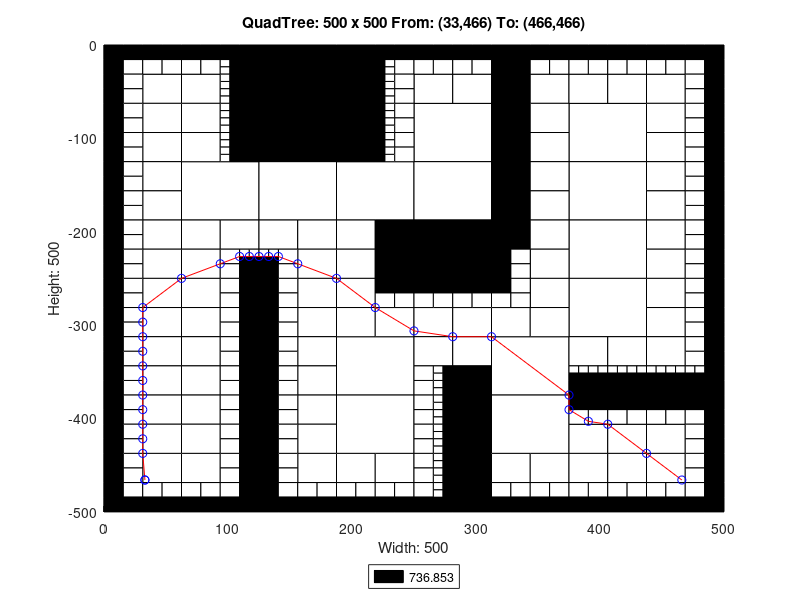

The MATLAB script that drew this image:
axis([0 500 -500 0]);
title('QuadTree: 500 x 500 From: (33,466) To: (466,466)');
xlabel('Width: 500');
ylabel('Height: 500');
rectangle('Position',[125 -62.5 62.5 62.5], 'FaceColor',[0 0 0]);
rectangle('Position',[125 -125 62.5 62.5], 'FaceColor',[0 0 0]);
rectangle('Position',[62.5 -187.5 62.5 62.5], 'FaceColor',[1 1 1]);
rectangle('Position',[125 -187.5 62.5 62.5], 'FaceColor',[1 1 1]);
rectangle('Position',[187.5 -187.5 62.5 62.5], 'FaceColor',[1 1 1]);
rectangle('Position',[250 -125 62.5 62.5], 'FaceColor',[1 1 1]);
rectangle('Position',[375 -125 62.5 62.5], 'FaceColor',[1 1 1]);
rectangle('Position',[250 -187.5 62.5 62.5], 'FaceColor',[1 1 1]);
rectangle('Position',[250 -250 62.5 62.5], 'FaceColor',[0 0 0]);
rectangle('Position',[375 -187.5 62.5 62.5], 'FaceColor',[1 1 1]);
rectangle('Position',[375 -250 62.5 62.5], 'FaceColor',[1 1 1]);
rectangle('Position',[187.5 -375 62.5 62.5], 'FaceColor',[1 1 1]);
rectangle('Position',[187.5 -437.5 62.5 62.5], 'FaceColor',[1 1 1]);
rectangle('Position',[312.5 -375 62.5 62.5], 'FaceColor',[1 1 1]);
rectangle('Position',[375 -312.5 62.5 62.5], 'FaceColor',[1 1 1]);
rectangle('Position',[312.5 -437.5 62.5 62.5], 'FaceColor',[1 1 1]);
rectangle('Position',[31.25 -62.5 31.25 31.25], 'FaceColor',[1 1 1]);
rectangle('Position',[62.5 -62.5 31.25 31.25], 'FaceColor',[1 1 1]);
rectangle('Position',[31.25 -93.75 31.25 31.25], 'FaceColor',[1 1 1]);
rectangle('Position',[31.25 -125 31.25 31.25], 'FaceColor',[1 1 1]);
rectangle('Position',[62.5 -93.75 31.25 31.25], 'FaceColor',[1 1 1]);
rectangle('Position',[62.5 -125 31.25 31.25], 'FaceColor',[1 1 1]);
rectangle('Position',[187.5 -31.25 31.25 31.25], 'FaceColor',[0 0 0]);
rectangle('Position',[187.5 -62.5 31.25 31.25], 'FaceColor',[0 0 0]);
rectangle('Position',[187.5 -93.75 31.25 31.25], 'FaceColor',[0 0 0]);
rectangle('Position',[187.5 -125 31.25 31.25], 'FaceColor',[0 0 0]);
rectangle('Position',[31.25 -156.25 31.25 31.25], 'FaceColor',[1 1 1]);
rectangle('Position',[31.25 -187.5 31.25 31.25], 'FaceColor',[1 1 1]);
rectangle('Position',[31.25 -218.75 31.25 31.25], 'FaceColor',[1 1 1]);
rectangle('Position',[31.25 -250 31.25 31.25], 'FaceColor',[1 1 1]);
rectangle('Position',[62.5 -218.75 31.25 31.25], 'FaceColor',[1 1 1]);
rectangle('Position',[93.75 -218.75 31.25 31.25], 'FaceColor',[1 1 1]);
rectangle('Position',[62.5 -250 31.25 31.25], 'FaceColor',[1 1 1]);
rectangle('Position',[125 -218.75 31.25 31.25], 'FaceColor',[1 1 1]);
rectangle('Position',[156.25 -218.75 31.25 31.25], 'FaceColor',[1 1 1]);
rectangle('Position',[156.25 -250 31.25 31.25], 'FaceColor',[1 1 1]);
rectangle('Position',[187.5 -218.75 31.25 31.25], 'FaceColor',[1 1 1]);
rectangle('Position',[218.75 -218.75 31.25 31.25], 'FaceColor',[0 0 0]);
rectangle('Position',[187.5 -250 31.25 31.25], 'FaceColor',[1 1 1]);
rectangle('Position',[218.75 -250 31.25 31.25], 'FaceColor',[0 0 0]);
rectangle('Position',[250 -62.5 31.25 31.25], 'FaceColor',[1 1 1]);
rectangle('Position',[281.25 -62.5 31.25 31.25], 'FaceColor',[1 1 1]);
rectangle('Position',[312.5 -31.25 31.25 31.25], 'FaceColor',[0 0 0]);
rectangle('Position',[312.5 -62.5 31.25 31.25], 'FaceColor',[0 0 0]);
rectangle('Position',[343.75 -62.5 31.25 31.25], 'FaceColor',[1 1 1]);
rectangle('Position',[312.5 -93.75 31.25 31.25], 'FaceColor',[0 0 0]);
rectangle('Position',[343.75 -93.75 31.25 31.25], 'FaceColor',[1 1 1]);
rectangle('Position',[312.5 -125 31.25 31.25], 'FaceColor',[0 0 0]);
rectangle('Position',[343.75 -125 31.25 31.25], 'FaceColor',[1 1 1]);
rectangle('Position',[375 -62.5 31.25 31.25], 'FaceColor',[1 1 1]);
rectangle('Position',[406.25 -62.5 31.25 31.25], 'FaceColor',[1 1 1]);
rectangle('Position',[437.5 -62.5 31.25 31.25], 'FaceColor',[1 1 1]);
rectangle('Position',[437.5 -93.75 31.25 31.25], 'FaceColor',[1 1 1]);
rectangle('Position',[437.5 -125 31.25 31.25], 'FaceColor',[1 1 1]);
rectangle('Position',[312.5 -156.25 31.25 31.25], 'FaceColor',[0 0 0]);
rectangle('Position',[343.75 -156.25 31.25 31.25], 'FaceColor',[1 1 1]);
rectangle('Position',[312.5 -187.5 31.25 31.25], 'FaceColor',[0 0 0]);
rectangle('Position',[343.75 -187.5 31.25 31.25], 'FaceColor',[1 1 1]);
rectangle('Position',[312.5 -218.75 31.25 31.25], 'FaceColor',[0 0 0]);
rectangle('Position',[343.75 -218.75 31.25 31.25], 'FaceColor',[1 1 1]);
rectangle('Position',[343.75 -250 31.25 31.25], 'FaceColor',[1 1 1]);
rectangle('Position',[437.5 -156.25 31.25 31.25], 'FaceColor',[1 1 1]);
rectangle('Position',[437.5 -187.5 31.25 31.25], 'FaceColor',[1 1 1]);
rectangle('Position',[437.5 -218.75 31.25 31.25], 'FaceColor',[1 1 1]);
rectangle('Position',[437.5 -250 31.25 31.25], 'FaceColor',[1 1 1]);
rectangle('Position',[31.25 -281.25 31.25 31.25], 'FaceColor',[1 1 1]);
rectangle('Position',[31.25 -312.5 31.25 31.25], 'FaceColor',[1 1 1]);
rectangle('Position',[62.5 -281.25 31.25 31.25], 'FaceColor',[1 1 1]);
rectangle('Position',[62.5 -312.5 31.25 31.25], 'FaceColor',[1 1 1]);
rectangle('Position',[31.25 -343.75 31.25 31.25], 'FaceColor',[1 1 1]);
rectangle('Position',[31.25 -375 31.25 31.25], 'FaceColor',[1 1 1]);
rectangle('Position',[62.5 -343.75 31.25 31.25], 'FaceColor',[1 1 1]);
rectangle('Position',[62.5 -375 31.25 31.25], 'FaceColor',[1 1 1]);
rectangle('Position',[156.25 -281.25 31.25 31.25], 'FaceColor',[1 1 1]);
rectangle('Position',[156.25 -312.5 31.25 31.25], 'FaceColor',[1 1 1]);
rectangle('Position',[187.5 -281.25 31.25 31.25], 'FaceColor',[1 1 1]);
rectangle('Position',[187.5 -312.5 31.25 31.25], 'FaceColor',[1 1 1]);
rectangle('Position',[218.75 -312.5 31.25 31.25], 'FaceColor',[1 1 1]);
rectangle('Position',[156.25 -343.75 31.25 31.25], 'FaceColor',[1 1 1]);
rectangle('Position',[156.25 -375 31.25 31.25], 'FaceColor',[1 1 1]);
rectangle('Position',[31.25 -406.25 31.25 31.25], 'FaceColor',[1 1 1]);
rectangle('Position',[31.25 -437.5 31.25 31.25], 'FaceColor',[1 1 1]);
rectangle('Position',[62.5 -406.25 31.25 31.25], 'FaceColor',[1 1 1]);
rectangle('Position',[62.5 -437.5 31.25 31.25], 'FaceColor',[1 1 1]);
rectangle('Position',[31.25 -468.75 31.25 31.25], 'FaceColor',[1 1 1]);
rectangle('Position',[62.5 -468.75 31.25 31.25], 'FaceColor',[1 1 1]);
rectangle('Position',[156.25 -406.25 31.25 31.25], 'FaceColor',[1 1 1]);
rectangle('Position',[156.25 -437.5 31.25 31.25], 'FaceColor',[1 1 1]);
rectangle('Position',[156.25 -468.75 31.25 31.25], 'FaceColor',[1 1 1]);
rectangle('Position',[187.5 -468.75 31.25 31.25], 'FaceColor',[1 1 1]);
rectangle('Position',[218.75 -468.75 31.25 31.25], 'FaceColor',[1 1 1]);
rectangle('Position',[250 -312.5 31.25 31.25], 'FaceColor',[1 1 1]);
rectangle('Position',[281.25 -312.5 31.25 31.25], 'FaceColor',[1 1 1]);
rectangle('Position',[343.75 -281.25 31.25 31.25], 'FaceColor',[1 1 1]);
rectangle('Position',[312.5 -312.5 31.25 31.25], 'FaceColor',[1 1 1]);
rectangle('Position',[343.75 -312.5 31.25 31.25], 'FaceColor',[1 1 1]);
rectangle('Position',[250 -343.75 31.25 31.25], 'FaceColor',[1 1 1]);
rectangle('Position',[281.25 -343.75 31.25 31.25], 'FaceColor',[1 1 1]);
rectangle('Position',[281.25 -375 31.25 31.25], 'FaceColor',[0 0 0]);
rectangle('Position',[437.5 -281.25 31.25 31.25], 'FaceColor',[1 1 1]);
rectangle('Position',[437.5 -312.5 31.25 31.25], 'FaceColor',[1 1 1]);
rectangle('Position',[375 -343.75 31.25 31.25], 'FaceColor',[1 1 1]);
rectangle('Position',[406.25 -343.75 31.25 31.25], 'FaceColor',[1 1 1]);
rectangle('Position',[437.5 -343.75 31.25 31.25], 'FaceColor',[1 1 1]);
rectangle('Position',[281.25 -406.25 31.25 31.25], 'FaceColor',[0 0 0]);
rectangle('Position',[281.25 -437.5 31.25 31.25], 'FaceColor',[0 0 0]);
rectangle('Position',[281.25 -468.75 31.25 31.25], 'FaceColor',[0 0 0]);
rectangle('Position',[281.25 -500 31.25 31.25], 'FaceColor',[0 0 0]);
rectangle('Position',[312.5 -468.75 31.25 31.25], 'FaceColor',[1 1 1]);
rectangle('Position',[343.75 -468.75 31.25 31.25], 'FaceColor',[1 1 1]);
rectangle('Position',[375 -437.5 31.25 31.25], 'FaceColor',[1 1 1]);
rectangle('Position',[406.25 -437.5 31.25 31.25], 'FaceColor',[1 1 1]);
rectangle('Position',[437.5 -437.5 31.25 31.25], 'FaceColor',[1 1 1]);
rectangle('Position',[375 -468.75 31.25 31.25], 'FaceColor',[1 1 1]);
rectangle('Position',[406.25 -468.75 31.25 31.25], 'FaceColor',[1 1 1]);
rectangle('Position',[437.5 -468.75 31.25 31.25], 'FaceColor',[1 1 1]);
rectangle('Position',[0 -15.625 15.625 15.625], 'FaceColor',[0 0 0]);
rectangle('Position',[15.625 -15.625 15.625 15.625], 'FaceColor',[0 0 0]);
rectangle('Position',[0 -31.25 15.625 15.625], 'FaceColor',[0 0 0]);
rectangle('Position',[15.625 -31.25 15.625 15.625], 'FaceColor',[1 1 1]);
rectangle('Position',[31.25 -15.625 15.625 15.625], 'FaceColor',[0 0 0]);
rectangle('Position',[46.875 -15.625 15.625 15.625], 'FaceColor',[0 0 0]);
rectangle('Position',[31.25 -31.25 15.625 15.625], 'FaceColor',[1 1 1]);
rectangle('Position',[46.875 -31.25 15.625 15.625], 'FaceColor',[1 1 1]);
rectangle('Position',[0 -46.875 15.625 15.625], 'FaceColor',[0 0 0]);
rectangle('Position',[15.625 -46.875 15.625 15.625], 'FaceColor',[1 1 1]);
rectangle('Position',[0 -62.5 15.625 15.625], 'FaceColor',[0 0 0]);
rectangle('Position',[15.625 -62.5 15.625 15.625], 'FaceColor',[1 1 1]);
rectangle('Position',[62.5 -15.625 15.625 15.625], 'FaceColor',[0 0 0]);
rectangle('Position',[78.125 -15.625 15.625 15.625], 'FaceColor',[0 0 0]);
rectangle('Position',[62.5 -31.25 15.625 15.625], 'FaceColor',[1 1 1]);
rectangle('Position',[78.125 -31.25 15.625 15.625], 'FaceColor',[1 1 1]);
rectangle('Position',[93.75 -15.625 15.625 15.625], 'FaceColor',[0 0 0]);
rectangle('Position',[109.375 -15.625 15.625 15.625], 'FaceColor',[0 0 0]);
rectangle('Position',[109.375 -31.25 15.625 15.625], 'FaceColor',[0 0 0]);
rectangle('Position',[109.375 -46.875 15.625 15.625], 'FaceColor',[0 0 0]);
rectangle('Position',[109.375 -62.5 15.625 15.625], 'FaceColor',[0 0 0]);
rectangle('Position',[0 -78.125 15.625 15.625], 'FaceColor',[0 0 0]);
rectangle('Position',[15.625 -78.125 15.625 15.625], 'FaceColor',[1 1 1]);
rectangle('Position',[0 -93.75 15.625 15.625], 'FaceColor',[0 0 0]);
rectangle('Position',[15.625 -93.75 15.625 15.625], 'FaceColor',[1 1 1]);
rectangle('Position',[0 -109.375 15.625 15.625], 'FaceColor',[0 0 0]);
rectangle('Position',[15.625 -109.375 15.625 15.625], 'FaceColor',[1 1 1]);
rectangle('Position',[0 -125 15.625 15.625], 'FaceColor',[0 0 0]);
rectangle('Position',[15.625 -125 15.625 15.625], 'FaceColor',[1 1 1]);
rectangle('Position',[109.375 -78.125 15.625 15.625], 'FaceColor',[0 0 0]);
rectangle('Position',[109.375 -93.75 15.625 15.625], 'FaceColor',[0 0 0]);
rectangle('Position',[109.375 -109.375 15.625 15.625], 'FaceColor',[0 0 0]);
rectangle('Position',[109.375 -125 15.625 15.625], 'FaceColor',[0 0 0]);
rectangle('Position',[218.75 -15.625 15.625 15.625], 'FaceColor',[0 0 0]);
rectangle('Position',[234.375 -15.625 15.625 15.625], 'FaceColor',[0 0 0]);
rectangle('Position',[234.375 -31.25 15.625 15.625], 'FaceColor',[1 1 1]);
rectangle('Position',[234.375 -46.875 15.625 15.625], 'FaceColor',[1 1 1]);
rectangle('Position',[234.375 -62.5 15.625 15.625], 'FaceColor',[1 1 1]);
rectangle('Position',[234.375 -78.125 15.625 15.625], 'FaceColor',[1 1 1]);
rectangle('Position',[234.375 -93.75 15.625 15.625], 'FaceColor',[1 1 1]);
rectangle('Position',[234.375 -109.375 15.625 15.625], 'FaceColor',[1 1 1]);
rectangle('Position',[234.375 -125 15.625 15.625], 'FaceColor',[1 1 1]);
rectangle('Position',[0 -140.625 15.625 15.625], 'FaceColor',[0 0 0]);
rectangle('Position',[15.625 -140.625 15.625 15.625], 'FaceColor',[1 1 1]);
rectangle('Position',[0 -156.25 15.625 15.625], 'FaceColor',[0 0 0]);
rectangle('Position',[15.625 -156.25 15.625 15.625], 'FaceColor',[1 1 1]);
rectangle('Position',[0 -171.875 15.625 15.625], 'FaceColor',[0 0 0]);
rectangle('Position',[15.625 -171.875 15.625 15.625], 'FaceColor',[1 1 1]);
rectangle('Position',[0 -187.5 15.625 15.625], 'FaceColor',[0 0 0]);
rectangle('Position',[15.625 -187.5 15.625 15.625], 'FaceColor',[1 1 1]);
rectangle('Position',[0 -203.125 15.625 15.625], 'FaceColor',[0 0 0]);
rectangle('Position',[15.625 -203.125 15.625 15.625], 'FaceColor',[1 1 1]);
rectangle('Position',[0 -218.75 15.625 15.625], 'FaceColor',[0 0 0]);
rectangle('Position',[15.625 -218.75 15.625 15.625], 'FaceColor',[1 1 1]);
rectangle('Position',[0 -234.375 15.625 15.625], 'FaceColor',[0 0 0]);
rectangle('Position',[15.625 -234.375 15.625 15.625], 'FaceColor',[1 1 1]);
rectangle('Position',[0 -250 15.625 15.625], 'FaceColor',[0 0 0]);
rectangle('Position',[15.625 -250 15.625 15.625], 'FaceColor',[1 1 1]);
rectangle('Position',[93.75 -234.375 15.625 15.625], 'FaceColor',[1 1 1]);
rectangle('Position',[93.75 -250 15.625 15.625], 'FaceColor',[1 1 1]);
rectangle('Position',[109.375 -250 15.625 15.625], 'FaceColor',[0 0 0]);
rectangle('Position',[140.625 -234.375 15.625 15.625], 'FaceColor',[1 1 1]);
rectangle('Position',[125 -250 15.625 15.625], 'FaceColor',[0 0 0]);
rectangle('Position',[140.625 -250 15.625 15.625], 'FaceColor',[1 1 1]);
rectangle('Position',[250 -15.625 15.625 15.625], 'FaceColor',[0 0 0]);
rectangle('Position',[265.625 -15.625 15.625 15.625], 'FaceColor',[0 0 0]);
rectangle('Position',[250 -31.25 15.625 15.625], 'FaceColor',[1 1 1]);
rectangle('Position',[265.625 -31.25 15.625 15.625], 'FaceColor',[1 1 1]);
rectangle('Position',[281.25 -15.625 15.625 15.625], 'FaceColor',[0 0 0]);
rectangle('Position',[296.875 -15.625 15.625 15.625], 'FaceColor',[0 0 0]);
rectangle('Position',[281.25 -31.25 15.625 15.625], 'FaceColor',[1 1 1]);
rectangle('Position',[296.875 -31.25 15.625 15.625], 'FaceColor',[1 1 1]);
rectangle('Position',[343.75 -15.625 15.625 15.625], 'FaceColor',[0 0 0]);
rectangle('Position',[359.375 -15.625 15.625 15.625], 'FaceColor',[0 0 0]);
rectangle('Position',[343.75 -31.25 15.625 15.625], 'FaceColor',[1 1 1]);
rectangle('Position',[359.375 -31.25 15.625 15.625], 'FaceColor',[1 1 1]);
rectangle('Position',[375 -15.625 15.625 15.625], 'FaceColor',[0 0 0]);
rectangle('Position',[390.625 -15.625 15.625 15.625], 'FaceColor',[0 0 0]);
rectangle('Position',[375 -31.25 15.625 15.625], 'FaceColor',[1 1 1]);
rectangle('Position',[390.625 -31.25 15.625 15.625], 'FaceColor',[1 1 1]);
rectangle('Position',[406.25 -15.625 15.625 15.625], 'FaceColor',[0 0 0]);
rectangle('Position',[421.875 -15.625 15.625 15.625], 'FaceColor',[0 0 0]);
rectangle('Position',[406.25 -31.25 15.625 15.625], 'FaceColor',[1 1 1]);
rectangle('Position',[421.875 -31.25 15.625 15.625], 'FaceColor',[1 1 1]);
rectangle('Position',[437.5 -15.625 15.625 15.625], 'FaceColor',[0 0 0]);
rectangle('Position',[453.125 -15.625 15.625 15.625], 'FaceColor',[0 0 0]);
rectangle('Position',[437.5 -31.25 15.625 15.625], 'FaceColor',[1 1 1]);
rectangle('Position',[453.125 -31.25 15.625 15.625], 'FaceColor',[1 1 1]);
rectangle('Position',[468.75 -15.625 15.625 15.625], 'FaceColor',[0 0 0]);
rectangle('Position',[484.375 -15.625 15.625 15.625], 'FaceColor',[0 0 0]);
rectangle('Position',[468.75 -31.25 15.625 15.625], 'FaceColor',[1 1 1]);
rectangle('Position',[484.375 -31.25 15.625 15.625], 'FaceColor',[0 0 0]);
rectangle('Position',[468.75 -46.875 15.625 15.625], 'FaceColor',[1 1 1]);
rectangle('Position',[484.375 -46.875 15.625 15.625], 'FaceColor',[0 0 0]);
rectangle('Position',[468.75 -62.5 15.625 15.625], 'FaceColor',[1 1 1]);
rectangle('Position',[484.375 -62.5 15.625 15.625], 'FaceColor',[0 0 0]);
rectangle('Position',[468.75 -78.125 15.625 15.625], 'FaceColor',[1 1 1]);
rectangle('Position',[484.375 -78.125 15.625 15.625], 'FaceColor',[0 0 0]);
rectangle('Position',[468.75 -93.75 15.625 15.625], 'FaceColor',[1 1 1]);
rectangle('Position',[484.375 -93.75 15.625 15.625], 'FaceColor',[0 0 0]);
rectangle('Position',[468.75 -109.375 15.625 15.625], 'FaceColor',[1 1 1]);
rectangle('Position',[484.375 -109.375 15.625 15.625], 'FaceColor',[0 0 0]);
rectangle('Position',[468.75 -125 15.625 15.625], 'FaceColor',[1 1 1]);
rectangle('Position',[484.375 -125 15.625 15.625], 'FaceColor',[0 0 0]);
rectangle('Position',[312.5 -234.375 15.625 15.625], 'FaceColor',[0 0 0]);
rectangle('Position',[328.125 -234.375 15.625 15.625], 'FaceColor',[1 1 1]);
rectangle('Position',[312.5 -250 15.625 15.625], 'FaceColor',[0 0 0]);
rectangle('Position',[328.125 -250 15.625 15.625], 'FaceColor',[1 1 1]);
rectangle('Position',[468.75 -140.625 15.625 15.625], 'FaceColor',[1 1 1]);
rectangle('Position',[484.375 -140.625 15.625 15.625], 'FaceColor',[0 0 0]);
rectangle('Position',[468.75 -156.25 15.625 15.625], 'FaceColor',[1 1 1]);
rectangle('Position',[484.375 -156.25 15.625 15.625], 'FaceColor',[0 0 0]);
rectangle('Position',[468.75 -171.875 15.625 15.625], 'FaceColor',[1 1 1]);
rectangle('Position',[484.375 -171.875 15.625 15.625], 'FaceColor',[0 0 0]);
rectangle('Position',[468.75 -187.5 15.625 15.625], 'FaceColor',[1 1 1]);
rectangle('Position',[484.375 -187.5 15.625 15.625], 'FaceColor',[0 0 0]);
rectangle('Position',[468.75 -203.125 15.625 15.625], 'FaceColor',[1 1 1]);
rectangle('Position',[484.375 -203.125 15.625 15.625], 'FaceColor',[0 0 0]);
rectangle('Position',[468.75 -218.75 15.625 15.625], 'FaceColor',[1 1 1]);
rectangle('Position',[484.375 -218.75 15.625 15.625], 'FaceColor',[0 0 0]);
rectangle('Position',[468.75 -234.375 15.625 15.625], 'FaceColor',[1 1 1]);
rectangle('Position',[484.375 -234.375 15.625 15.625], 'FaceColor',[0 0 0]);
rectangle('Position',[468.75 -250 15.625 15.625], 'FaceColor',[1 1 1]);
rectangle('Position',[484.375 -250 15.625 15.625], 'FaceColor',[0 0 0]);
rectangle('Position',[0 -265.625 15.625 15.625], 'FaceColor',[0 0 0]);
rectangle('Position',[15.625 -265.625 15.625 15.625], 'FaceColor',[1 1 1]);
rectangle('Position',[0 -281.25 15.625 15.625], 'FaceColor',[0 0 0]);
rectangle('Position',[15.625 -281.25 15.625 15.625], 'FaceColor',[1 1 1]);
rectangle('Position',[0 -296.875 15.625 15.625], 'FaceColor',[0 0 0]);
rectangle('Position',[15.625 -296.875 15.625 15.625], 'FaceColor',[1 1 1]);
rectangle('Position',[0 -312.5 15.625 15.625], 'FaceColor',[0 0 0]);
rectangle('Position',[15.625 -312.5 15.625 15.625], 'FaceColor',[1 1 1]);
rectangle('Position',[93.75 -265.625 15.625 15.625], 'FaceColor',[1 1 1]);
rectangle('Position',[109.375 -265.625 15.625 15.625], 'FaceColor',[0 0 0]);
rectangle('Position',[93.75 -281.25 15.625 15.625], 'FaceColor',[1 1 1]);
rectangle('Position',[109.375 -281.25 15.625 15.625], 'FaceColor',[0 0 0]);
rectangle('Position',[93.75 -296.875 15.625 15.625], 'FaceColor',[1 1 1]);
rectangle('Position',[109.375 -296.875 15.625 15.625], 'FaceColor',[0 0 0]);
rectangle('Position',[93.75 -312.5 15.625 15.625], 'FaceColor',[1 1 1]);
rectangle('Position',[109.375 -312.5 15.625 15.625], 'FaceColor',[0 0 0]);
rectangle('Position',[0 -328.125 15.625 15.625], 'FaceColor',[0 0 0]);
rectangle('Position',[15.625 -328.125 15.625 15.625], 'FaceColor',[1 1 1]);
rectangle('Position',[0 -343.75 15.625 15.625], 'FaceColor',[0 0 0]);
rectangle('Position',[15.625 -343.75 15.625 15.625], 'FaceColor',[1 1 1]);
rectangle('Position',[0 -359.375 15.625 15.625], 'FaceColor',[0 0 0]);
rectangle('Position',[15.625 -359.375 15.625 15.625], 'FaceColor',[1 1 1]);
rectangle('Position',[0 -375 15.625 15.625], 'FaceColor',[0 0 0]);
rectangle('Position',[15.625 -375 15.625 15.625], 'FaceColor',[1 1 1]);
rectangle('Position',[93.75 -328.125 15.625 15.625], 'FaceColor',[1 1 1]);
rectangle('Position',[109.375 -328.125 15.625 15.625], 'FaceColor',[0 0 0]);
rectangle('Position',[93.75 -343.75 15.625 15.625], 'FaceColor',[1 1 1]);
rectangle('Position',[109.375 -343.75 15.625 15.625], 'FaceColor',[0 0 0]);
rectangle('Position',[93.75 -359.375 15.625 15.625], 'FaceColor',[1 1 1]);
rectangle('Position',[109.375 -359.375 15.625 15.625], 'FaceColor',[0 0 0]);
rectangle('Position',[93.75 -375 15.625 15.625], 'FaceColor',[1 1 1]);
rectangle('Position',[109.375 -375 15.625 15.625], 'FaceColor',[0 0 0]);
rectangle('Position',[125 -265.625 15.625 15.625], 'FaceColor',[0 0 0]);
rectangle('Position',[140.625 -265.625 15.625 15.625], 'FaceColor',[1 1 1]);
rectangle('Position',[125 -281.25 15.625 15.625], 'FaceColor',[0 0 0]);
rectangle('Position',[140.625 -281.25 15.625 15.625], 'FaceColor',[1 1 1]);
rectangle('Position',[125 -296.875 15.625 15.625], 'FaceColor',[0 0 0]);
rectangle('Position',[140.625 -296.875 15.625 15.625], 'FaceColor',[1 1 1]);
rectangle('Position',[125 -312.5 15.625 15.625], 'FaceColor',[0 0 0]);
rectangle('Position',[140.625 -312.5 15.625 15.625], 'FaceColor',[1 1 1]);
rectangle('Position',[218.75 -265.625 15.625 15.625], 'FaceColor',[0 0 0]);
rectangle('Position',[234.375 -265.625 15.625 15.625], 'FaceColor',[0 0 0]);
rectangle('Position',[218.75 -281.25 15.625 15.625], 'FaceColor',[1 1 1]);
rectangle('Position',[234.375 -281.25 15.625 15.625], 'FaceColor',[1 1 1]);
rectangle('Position',[125 -328.125 15.625 15.625], 'FaceColor',[0 0 0]);
rectangle('Position',[140.625 -328.125 15.625 15.625], 'FaceColor',[1 1 1]);
rectangle('Position',[125 -343.75 15.625 15.625], 'FaceColor',[0 0 0]);
rectangle('Position',[140.625 -343.75 15.625 15.625], 'FaceColor',[1 1 1]);
rectangle('Position',[125 -359.375 15.625 15.625], 'FaceColor',[0 0 0]);
rectangle('Position',[140.625 -359.375 15.625 15.625], 'FaceColor',[1 1 1]);
rectangle('Position',[125 -375 15.625 15.625], 'FaceColor',[0 0 0]);
rectangle('Position',[140.625 -375 15.625 15.625], 'FaceColor',[1 1 1]);
rectangle('Position',[0 -390.625 15.625 15.625], 'FaceColor',[0 0 0]);
rectangle('Position',[15.625 -390.625 15.625 15.625], 'FaceColor',[1 1 1]);
rectangle('Position',[0 -406.25 15.625 15.625], 'FaceColor',[0 0 0]);
rectangle('Position',[15.625 -406.25 15.625 15.625], 'FaceColor',[1 1 1]);
rectangle('Position',[0 -421.875 15.625 15.625], 'FaceColor',[0 0 0]);
rectangle('Position',[15.625 -421.875 15.625 15.625], 'FaceColor',[1 1 1]);
rectangle('Position',[0 -437.5 15.625 15.625], 'FaceColor',[0 0 0]);
rectangle('Position',[15.625 -437.5 15.625 15.625], 'FaceColor',[1 1 1]);
rectangle('Position',[93.75 -390.625 15.625 15.625], 'FaceColor',[1 1 1]);
rectangle('Position',[109.375 -390.625 15.625 15.625], 'FaceColor',[0 0 0]);
rectangle('Position',[93.75 -406.25 15.625 15.625], 'FaceColor',[1 1 1]);
rectangle('Position',[109.375 -406.25 15.625 15.625], 'FaceColor',[0 0 0]);
rectangle('Position',[93.75 -421.875 15.625 15.625], 'FaceColor',[1 1 1]);
rectangle('Position',[109.375 -421.875 15.625 15.625], 'FaceColor',[0 0 0]);
rectangle('Position',[93.75 -437.5 15.625 15.625], 'FaceColor',[1 1 1]);
rectangle('Position',[109.375 -437.5 15.625 15.625], 'FaceColor',[0 0 0]);
rectangle('Position',[0 -453.125 15.625 15.625], 'FaceColor',[0 0 0]);
rectangle('Position',[15.625 -453.125 15.625 15.625], 'FaceColor',[1 1 1]);
rectangle('Position',[0 -468.75 15.625 15.625], 'FaceColor',[0 0 0]);
rectangle('Position',[15.625 -468.75 15.625 15.625], 'FaceColor',[1 1 1]);
rectangle('Position',[0 -484.375 15.625 15.625], 'FaceColor',[0 0 0]);
rectangle('Position',[15.625 -484.375 15.625 15.625], 'FaceColor',[1 1 1]);
rectangle('Position',[0 -500 15.625 15.625], 'FaceColor',[0 0 0]);
rectangle('Position',[15.625 -500 15.625 15.625], 'FaceColor',[0 0 0]);
rectangle('Position',[31.25 -484.375 15.625 15.625], 'FaceColor',[1 1 1]);
rectangle('Position',[46.875 -484.375 15.625 15.625], 'FaceColor',[1 1 1]);
rectangle('Position',[31.25 -500 15.625 15.625], 'FaceColor',[0 0 0]);
rectangle('Position',[46.875 -500 15.625 15.625], 'FaceColor',[0 0 0]);
rectangle('Position',[93.75 -453.125 15.625 15.625], 'FaceColor',[1 1 1]);
rectangle('Position',[109.375 -453.125 15.625 15.625], 'FaceColor',[0 0 0]);
rectangle('Position',[93.75 -468.75 15.625 15.625], 'FaceColor',[1 1 1]);
rectangle('Position',[109.375 -468.75 15.625 15.625], 'FaceColor',[0 0 0]);
rectangle('Position',[62.5 -484.375 15.625 15.625], 'FaceColor',[1 1 1]);
rectangle('Position',[78.125 -484.375 15.625 15.625], 'FaceColor',[1 1 1]);
rectangle('Position',[62.5 -500 15.625 15.625], 'FaceColor',[0 0 0]);
rectangle('Position',[78.125 -500 15.625 15.625], 'FaceColor',[0 0 0]);
rectangle('Position',[93.75 -484.375 15.625 15.625], 'FaceColor',[1 1 1]);
rectangle('Position',[109.375 -484.375 15.625 15.625], 'FaceColor',[0 0 0]);
rectangle('Position',[93.75 -500 15.625 15.625], 'FaceColor',[0 0 0]);
rectangle('Position',[109.375 -500 15.625 15.625], 'FaceColor',[0 0 0]);
rectangle('Position',[125 -390.625 15.625 15.625], 'FaceColor',[0 0 0]);
rectangle('Position',[140.625 -390.625 15.625 15.625], 'FaceColor',[1 1 1]);
rectangle('Position',[125 -406.25 15.625 15.625], 'FaceColor',[0 0 0]);
rectangle('Position',[140.625 -406.25 15.625 15.625], 'FaceColor',[1 1 1]);
rectangle('Position',[125 -421.875 15.625 15.625], 'FaceColor',[0 0 0]);
rectangle('Position',[140.625 -421.875 15.625 15.625], 'FaceColor',[1 1 1]);
rectangle('Position',[125 -437.5 15.625 15.625], 'FaceColor',[0 0 0]);
rectangle('Position',[140.625 -437.5 15.625 15.625], 'FaceColor',[1 1 1]);
rectangle('Position',[125 -453.125 15.625 15.625], 'FaceColor',[0 0 0]);
rectangle('Position',[140.625 -453.125 15.625 15.625], 'FaceColor',[1 1 1]);
rectangle('Position',[125 -468.75 15.625 15.625], 'FaceColor',[0 0 0]);
rectangle('Position',[140.625 -468.75 15.625 15.625], 'FaceColor',[1 1 1]);
rectangle('Position',[125 -484.375 15.625 15.625], 'FaceColor',[0 0 0]);
rectangle('Position',[140.625 -484.375 15.625 15.625], 'FaceColor',[1 1 1]);
rectangle('Position',[125 -500 15.625 15.625], 'FaceColor',[0 0 0]);
rectangle('Position',[140.625 -500 15.625 15.625], 'FaceColor',[0 0 0]);
rectangle('Position',[156.25 -484.375 15.625 15.625], 'FaceColor',[1 1 1]);
rectangle('Position',[171.875 -484.375 15.625 15.625], 'FaceColor',[1 1 1]);
rectangle('Position',[156.25 -500 15.625 15.625], 'FaceColor',[0 0 0]);
rectangle('Position',[171.875 -500 15.625 15.625], 'FaceColor',[0 0 0]);
rectangle('Position',[187.5 -484.375 15.625 15.625], 'FaceColor',[1 1 1]);
rectangle('Position',[203.125 -484.375 15.625 15.625], 'FaceColor',[1 1 1]);
rectangle('Position',[187.5 -500 15.625 15.625], 'FaceColor',[0 0 0]);
rectangle('Position',[203.125 -500 15.625 15.625], 'FaceColor',[0 0 0]);
rectangle('Position',[218.75 -484.375 15.625 15.625], 'FaceColor',[1 1 1]);
rectangle('Position',[234.375 -484.375 15.625 15.625], 'FaceColor',[1 1 1]);
rectangle('Position',[218.75 -500 15.625 15.625], 'FaceColor',[0 0 0]);
rectangle('Position',[234.375 -500 15.625 15.625], 'FaceColor',[0 0 0]);
rectangle('Position',[250 -265.625 15.625 15.625], 'FaceColor',[0 0 0]);
rectangle('Position',[265.625 -265.625 15.625 15.625], 'FaceColor',[0 0 0]);
rectangle('Position',[250 -281.25 15.625 15.625], 'FaceColor',[1 1 1]);
rectangle('Position',[265.625 -281.25 15.625 15.625], 'FaceColor',[1 1 1]);
rectangle('Position',[281.25 -265.625 15.625 15.625], 'FaceColor',[0 0 0]);
rectangle('Position',[296.875 -265.625 15.625 15.625], 'FaceColor',[0 0 0]);
rectangle('Position',[281.25 -281.25 15.625 15.625], 'FaceColor',[1 1 1]);
rectangle('Position',[296.875 -281.25 15.625 15.625], 'FaceColor',[1 1 1]);
rectangle('Position',[312.5 -265.625 15.625 15.625], 'FaceColor',[0 0 0]);
rectangle('Position',[328.125 -265.625 15.625 15.625], 'FaceColor',[1 1 1]);
rectangle('Position',[312.5 -281.25 15.625 15.625], 'FaceColor',[1 1 1]);
rectangle('Position',[328.125 -281.25 15.625 15.625], 'FaceColor',[1 1 1]);
rectangle('Position',[250 -359.375 15.625 15.625], 'FaceColor',[1 1 1]);
rectangle('Position',[250 -375 15.625 15.625], 'FaceColor',[1 1 1]);
rectangle('Position',[468.75 -265.625 15.625 15.625], 'FaceColor',[1 1 1]);
rectangle('Position',[484.375 -265.625 15.625 15.625], 'FaceColor',[0 0 0]);
rectangle('Position',[468.75 -281.25 15.625 15.625], 'FaceColor',[1 1 1]);
rectangle('Position',[484.375 -281.25 15.625 15.625], 'FaceColor',[0 0 0]);
rectangle('Position',[468.75 -296.875 15.625 15.625], 'FaceColor',[1 1 1]);
rectangle('Position',[484.375 -296.875 15.625 15.625], 'FaceColor',[0 0 0]);
rectangle('Position',[468.75 -312.5 15.625 15.625], 'FaceColor',[1 1 1]);
rectangle('Position',[484.375 -312.5 15.625 15.625], 'FaceColor',[0 0 0]);
rectangle('Position',[375 -375 15.625 15.625], 'FaceColor',[0 0 0]);
rectangle('Position',[390.625 -375 15.625 15.625], 'FaceColor',[0 0 0]);
rectangle('Position',[406.25 -375 15.625 15.625], 'FaceColor',[0 0 0]);
rectangle('Position',[421.875 -375 15.625 15.625], 'FaceColor',[0 0 0]);
rectangle('Position',[468.75 -328.125 15.625 15.625], 'FaceColor',[1 1 1]);
rectangle('Position',[484.375 -328.125 15.625 15.625], 'FaceColor',[0 0 0]);
rectangle('Position',[468.75 -343.75 15.625 15.625], 'FaceColor',[1 1 1]);
rectangle('Position',[484.375 -343.75 15.625 15.625], 'FaceColor',[0 0 0]);
rectangle('Position',[437.5 -375 15.625 15.625], 'FaceColor',[0 0 0]);
rectangle('Position',[453.125 -375 15.625 15.625], 'FaceColor',[0 0 0]);
rectangle('Position',[484.375 -359.375 15.625 15.625], 'FaceColor',[0 0 0]);
rectangle('Position',[468.75 -375 15.625 15.625], 'FaceColor',[0 0 0]);
rectangle('Position',[484.375 -375 15.625 15.625], 'FaceColor',[0 0 0]);
rectangle('Position',[250 -390.625 15.625 15.625], 'FaceColor',[1 1 1]);
rectangle('Position',[250 -406.25 15.625 15.625], 'FaceColor',[1 1 1]);
rectangle('Position',[250 -421.875 15.625 15.625], 'FaceColor',[1 1 1]);
rectangle('Position',[250 -437.5 15.625 15.625], 'FaceColor',[1 1 1]);
rectangle('Position',[250 -453.125 15.625 15.625], 'FaceColor',[1 1 1]);
rectangle('Position',[250 -468.75 15.625 15.625], 'FaceColor',[1 1 1]);
rectangle('Position',[250 -484.375 15.625 15.625], 'FaceColor',[1 1 1]);
rectangle('Position',[250 -500 15.625 15.625], 'FaceColor',[0 0 0]);
rectangle('Position',[265.625 -500 15.625 15.625], 'FaceColor',[0 0 0]);
rectangle('Position',[312.5 -484.375 15.625 15.625], 'FaceColor',[1 1 1]);
rectangle('Position',[328.125 -484.375 15.625 15.625], 'FaceColor',[1 1 1]);
rectangle('Position',[312.5 -500 15.625 15.625], 'FaceColor',[0 0 0]);
rectangle('Position',[328.125 -500 15.625 15.625], 'FaceColor',[0 0 0]);
rectangle('Position',[343.75 -484.375 15.625 15.625], 'FaceColor',[1 1 1]);
rectangle('Position',[359.375 -484.375 15.625 15.625], 'FaceColor',[1 1 1]);
rectangle('Position',[343.75 -500 15.625 15.625], 'FaceColor',[0 0 0]);
rectangle('Position',[359.375 -500 15.625 15.625], 'FaceColor',[0 0 0]);
rectangle('Position',[375 -390.625 15.625 15.625], 'FaceColor',[0 0 0]);
rectangle('Position',[390.625 -390.625 15.625 15.625], 'FaceColor',[0 0 0]);
rectangle('Position',[375 -406.25 15.625 15.625], 'FaceColor',[1 1 1]);
rectangle('Position',[390.625 -406.25 15.625 15.625], 'FaceColor',[1 1 1]);
rectangle('Position',[406.25 -390.625 15.625 15.625], 'FaceColor',[0 0 0]);
rectangle('Position',[421.875 -390.625 15.625 15.625], 'FaceColor',[0 0 0]);
rectangle('Position',[406.25 -406.25 15.625 15.625], 'FaceColor',[1 1 1]);
rectangle('Position',[421.875 -406.25 15.625 15.625], 'FaceColor',[1 1 1]);
rectangle('Position',[437.5 -390.625 15.625 15.625], 'FaceColor',[0 0 0]);
rectangle('Position',[453.125 -390.625 15.625 15.625], 'FaceColor',[0 0 0]);
rectangle('Position',[437.5 -406.25 15.625 15.625], 'FaceColor',[1 1 1]);
rectangle('Position',[453.125 -406.25 15.625 15.625], 'FaceColor',[1 1 1]);
rectangle('Position',[468.75 -390.625 15.625 15.625], 'FaceColor',[0 0 0]);
rectangle('Position',[484.375 -390.625 15.625 15.625], 'FaceColor',[0 0 0]);
rectangle('Position',[468.75 -406.25 15.625 15.625], 'FaceColor',[1 1 1]);
rectangle('Position',[484.375 -406.25 15.625 15.625], 'FaceColor',[0 0 0]);
rectangle('Position',[468.75 -421.875 15.625 15.625], 'FaceColor',[1 1 1]);
rectangle('Position',[484.375 -421.875 15.625 15.625], 'FaceColor',[0 0 0]);
rectangle('Position',[468.75 -437.5 15.625 15.625], 'FaceColor',[1 1 1]);
rectangle('Position',[484.375 -437.5 15.625 15.625], 'FaceColor',[0 0 0]);
rectangle('Position',[375 -484.375 15.625 15.625], 'FaceColor',[1 1 1]);
rectangle('Position',[390.625 -484.375 15.625 15.625], 'FaceColor',[1 1 1]);
rectangle('Position',[375 -500 15.625 15.625], 'FaceColor',[0 0 0]);
rectangle('Position',[390.625 -500 15.625 15.625], 'FaceColor',[0 0 0]);
rectangle('Position',[406.25 -484.375 15.625 15.625], 'FaceColor',[1 1 1]);
rectangle('Position',[421.875 -484.375 15.625 15.625], 'FaceColor',[1 1 1]);
rectangle('Position',[406.25 -500 15.625 15.625], 'FaceColor',[0 0 0]);
rectangle('Position',[421.875 -500 15.625 15.625], 'FaceColor',[0 0 0]);
rectangle('Position',[468.75 -453.125 15.625 15.625], 'FaceColor',[1 1 1]);
rectangle('Position',[484.375 -453.125 15.625 15.625], 'FaceColor',[0 0 0]);
rectangle('Position',[468.75 -468.75 15.625 15.625], 'FaceColor',[1 1 1]);
rectangle('Position',[484.375 -468.75 15.625 15.625], 'FaceColor',[0 0 0]);
rectangle('Position',[437.5 -484.375 15.625 15.625], 'FaceColor',[1 1 1]);
rectangle('Position',[453.125 -484.375 15.625 15.625], 'FaceColor',[1 1 1]);
rectangle('Position',[437.5 -500 15.625 15.625], 'FaceColor',[0 0 0]);
rectangle('Position',[453.125 -500 15.625 15.625], 'FaceColor',[0 0 0]);
rectangle('Position',[468.75 -484.375 15.625 15.625], 'FaceColor',[1 1 1]);
rectangle('Position',[484.375 -484.375 15.625 15.625], 'FaceColor',[0 0 0]);
rectangle('Position',[468.75 -500 15.625 15.625], 'FaceColor',[0 0 0]);
rectangle('Position',[484.375 -500 15.625 15.625], 'FaceColor',[0 0 0]);
rectangle('Position',[93.75 -23.4375 7.8125 7.8125], 'FaceColor',[1 1 1]);
rectangle('Position',[101.562 -23.4375 7.8125 7.8125], 'FaceColor',[0 0 0]);
rectangle('Position',[93.75 -31.25 7.8125 7.8125], 'FaceColor',[1 1 1]);
rectangle('Position',[101.562 -31.25 7.8125 7.8125], 'FaceColor',[0 0 0]);
rectangle('Position',[93.75 -39.0625 7.8125 7.8125], 'FaceColor',[1 1 1]);
rectangle('Position',[101.562 -39.0625 7.8125 7.8125], 'FaceColor',[0 0 0]);
rectangle('Position',[93.75 -46.875 7.8125 7.8125], 'FaceColor',[1 1 1]);
rectangle('Position',[101.562 -46.875 7.8125 7.8125], 'FaceColor',[0 0 0]);
rectangle('Position',[93.75 -54.6875 7.8125 7.8125], 'FaceColor',[1 1 1]);
rectangle('Position',[101.562 -54.6875 7.8125 7.8125], 'FaceColor',[0 0 0]);
rectangle('Position',[93.75 -62.5 7.8125 7.8125], 'FaceColor',[1 1 1]);
rectangle('Position',[101.562 -62.5 7.8125 7.8125], 'FaceColor',[0 0 0]);
rectangle('Position',[93.75 -70.3125 7.8125 7.8125], 'FaceColor',[1 1 1]);
rectangle('Position',[101.562 -70.3125 7.8125 7.8125], 'FaceColor',[0 0 0]);
rectangle('Position',[93.75 -78.125 7.8125 7.8125], 'FaceColor',[1 1 1]);
rectangle('Position',[101.562 -78.125 7.8125 7.8125], 'FaceColor',[0 0 0]);
rectangle('Position',[93.75 -85.9375 7.8125 7.8125], 'FaceColor',[1 1 1]);
rectangle('Position',[101.562 -85.9375 7.8125 7.8125], 'FaceColor',[0 0 0]);
rectangle('Position',[93.75 -93.75 7.8125 7.8125], 'FaceColor',[1 1 1]);
rectangle('Position',[101.562 -93.75 7.8125 7.8125], 'FaceColor',[0 0 0]);
rectangle('Position',[93.75 -101.562 7.8125 7.8125], 'FaceColor',[1 1 1]);
rectangle('Position',[101.562 -101.562 7.8125 7.8125], 'FaceColor',[0 0 0]);
rectangle('Position',[93.75 -109.375 7.8125 7.8125], 'FaceColor',[1 1 1]);
rectangle('Position',[101.562 -109.375 7.8125 7.8125], 'FaceColor',[0 0 0]);
rectangle('Position',[93.75 -117.188 7.8125 7.8125], 'FaceColor',[1 1 1]);
rectangle('Position',[101.562 -117.188 7.8125 7.8125], 'FaceColor',[0 0 0]);
rectangle('Position',[93.75 -125 7.8125 7.8125], 'FaceColor',[1 1 1]);
rectangle('Position',[101.562 -125 7.8125 7.8125], 'FaceColor',[0 0 0]);
rectangle('Position',[218.75 -23.4375 7.8125 7.8125], 'FaceColor',[0 0 0]);
rectangle('Position',[226.562 -23.4375 7.8125 7.8125], 'FaceColor',[1 1 1]);
rectangle('Position',[218.75 -31.25 7.8125 7.8125], 'FaceColor',[0 0 0]);
rectangle('Position',[226.562 -31.25 7.8125 7.8125], 'FaceColor',[1 1 1]);
rectangle('Position',[218.75 -39.0625 7.8125 7.8125], 'FaceColor',[0 0 0]);
rectangle('Position',[226.562 -39.0625 7.8125 7.8125], 'FaceColor',[1 1 1]);
rectangle('Position',[218.75 -46.875 7.8125 7.8125], 'FaceColor',[0 0 0]);
rectangle('Position',[226.562 -46.875 7.8125 7.8125], 'FaceColor',[1 1 1]);
rectangle('Position',[218.75 -54.6875 7.8125 7.8125], 'FaceColor',[0 0 0]);
rectangle('Position',[226.562 -54.6875 7.8125 7.8125], 'FaceColor',[1 1 1]);
rectangle('Position',[218.75 -62.5 7.8125 7.8125], 'FaceColor',[0 0 0]);
rectangle('Position',[226.562 -62.5 7.8125 7.8125], 'FaceColor',[1 1 1]);
rectangle('Position',[218.75 -70.3125 7.8125 7.8125], 'FaceColor',[0 0 0]);
rectangle('Position',[226.562 -70.3125 7.8125 7.8125], 'FaceColor',[1 1 1]);
rectangle('Position',[218.75 -78.125 7.8125 7.8125], 'FaceColor',[0 0 0]);
rectangle('Position',[226.562 -78.125 7.8125 7.8125], 'FaceColor',[1 1 1]);
rectangle('Position',[218.75 -85.9375 7.8125 7.8125], 'FaceColor',[0 0 0]);
rectangle('Position',[226.562 -85.9375 7.8125 7.8125], 'FaceColor',[1 1 1]);
rectangle('Position',[218.75 -93.75 7.8125 7.8125], 'FaceColor',[0 0 0]);
rectangle('Position',[226.562 -93.75 7.8125 7.8125], 'FaceColor',[1 1 1]);
rectangle('Position',[218.75 -101.562 7.8125 7.8125], 'FaceColor',[0 0 0]);
rectangle('Position',[226.562 -101.562 7.8125 7.8125], 'FaceColor',[1 1 1]);
rectangle('Position',[218.75 -109.375 7.8125 7.8125], 'FaceColor',[0 0 0]);
rectangle('Position',[226.562 -109.375 7.8125 7.8125], 'FaceColor',[1 1 1]);
rectangle('Position',[218.75 -117.188 7.8125 7.8125], 'FaceColor',[0 0 0]);
rectangle('Position',[226.562 -117.188 7.8125 7.8125], 'FaceColor',[1 1 1]);
rectangle('Position',[218.75 -125 7.8125 7.8125], 'FaceColor',[0 0 0]);
rectangle('Position',[226.562 -125 7.8125 7.8125], 'FaceColor',[1 1 1]);
rectangle('Position',[109.375 -226.562 7.8125 7.8125], 'FaceColor',[1 1 1]);
rectangle('Position',[117.188 -226.562 7.8125 7.8125], 'FaceColor',[1 1 1]);
rectangle('Position',[109.375 -234.375 7.8125 7.8125], 'FaceColor',[0 0 0]);
rectangle('Position',[117.188 -234.375 7.8125 7.8125], 'FaceColor',[0 0 0]);
rectangle('Position',[125 -226.562 7.8125 7.8125], 'FaceColor',[1 1 1]);
rectangle('Position',[132.812 -226.562 7.8125 7.8125], 'FaceColor',[1 1 1]);
rectangle('Position',[125 -234.375 7.8125 7.8125], 'FaceColor',[0 0 0]);
rectangle('Position',[132.812 -234.375 7.8125 7.8125], 'FaceColor',[0 0 0]);
rectangle('Position',[265.625 -351.562 7.8125 7.8125], 'FaceColor',[1 1 1]);
rectangle('Position',[273.438 -351.562 7.8125 7.8125], 'FaceColor',[0 0 0]);
rectangle('Position',[265.625 -359.375 7.8125 7.8125], 'FaceColor',[1 1 1]);
rectangle('Position',[273.438 -359.375 7.8125 7.8125], 'FaceColor',[0 0 0]);
rectangle('Position',[265.625 -367.188 7.8125 7.8125], 'FaceColor',[1 1 1]);
rectangle('Position',[273.438 -367.188 7.8125 7.8125], 'FaceColor',[0 0 0]);
rectangle('Position',[265.625 -375 7.8125 7.8125], 'FaceColor',[1 1 1]);
rectangle('Position',[273.438 -375 7.8125 7.8125], 'FaceColor',[0 0 0]);
rectangle('Position',[375 -351.562 7.8125 7.8125], 'FaceColor',[1 1 1]);
rectangle('Position',[382.812 -351.562 7.8125 7.8125], 'FaceColor',[1 1 1]);
rectangle('Position',[375 -359.375 7.8125 7.8125], 'FaceColor',[0 0 0]);
rectangle('Position',[382.812 -359.375 7.8125 7.8125], 'FaceColor',[0 0 0]);
rectangle('Position',[390.625 -351.562 7.8125 7.8125], 'FaceColor',[1 1 1]);
rectangle('Position',[398.438 -351.562 7.8125 7.8125], 'FaceColor',[1 1 1]);
rectangle('Position',[390.625 -359.375 7.8125 7.8125], 'FaceColor',[0 0 0]);
rectangle('Position',[398.438 -359.375 7.8125 7.8125], 'FaceColor',[0 0 0]);
rectangle('Position',[406.25 -351.562 7.8125 7.8125], 'FaceColor',[1 1 1]);
rectangle('Position',[414.062 -351.562 7.8125 7.8125], 'FaceColor',[1 1 1]);
rectangle('Position',[406.25 -359.375 7.8125 7.8125], 'FaceColor',[0 0 0]);
rectangle('Position',[414.062 -359.375 7.8125 7.8125], 'FaceColor',[0 0 0]);
rectangle('Position',[421.875 -351.562 7.8125 7.8125], 'FaceColor',[1 1 1]);
rectangle('Position',[429.688 -351.562 7.8125 7.8125], 'FaceColor',[1 1 1]);
rectangle('Position',[421.875 -359.375 7.8125 7.8125], 'FaceColor',[0 0 0]);
rectangle('Position',[429.688 -359.375 7.8125 7.8125], 'FaceColor',[0 0 0]);
rectangle('Position',[437.5 -351.562 7.8125 7.8125], 'FaceColor',[1 1 1]);
rectangle('Position',[445.312 -351.562 7.8125 7.8125], 'FaceColor',[1 1 1]);
rectangle('Position',[437.5 -359.375 7.8125 7.8125], 'FaceColor',[0 0 0]);
rectangle('Position',[445.312 -359.375 7.8125 7.8125], 'FaceColor',[0 0 0]);
rectangle('Position',[453.125 -351.562 7.8125 7.8125], 'FaceColor',[1 1 1]);
rectangle('Position',[460.938 -351.562 7.8125 7.8125], 'FaceColor',[1 1 1]);
rectangle('Position',[453.125 -359.375 7.8125 7.8125], 'FaceColor',[0 0 0]);
rectangle('Position',[460.938 -359.375 7.8125 7.8125], 'FaceColor',[0 0 0]);
rectangle('Position',[468.75 -351.562 7.8125 7.8125], 'FaceColor',[1 1 1]);
rectangle('Position',[476.562 -351.562 7.8125 7.8125], 'FaceColor',[1 1 1]);
rectangle('Position',[468.75 -359.375 7.8125 7.8125], 'FaceColor',[0 0 0]);
rectangle('Position',[476.562 -359.375 7.8125 7.8125], 'FaceColor',[0 0 0]);
rectangle('Position',[265.625 -382.812 7.8125 7.8125], 'FaceColor',[1 1 1]);
rectangle('Position',[273.438 -382.812 7.8125 7.8125], 'FaceColor',[0 0 0]);
rectangle('Position',[265.625 -390.625 7.8125 7.8125], 'FaceColor',[1 1 1]);
rectangle('Position',[273.438 -390.625 7.8125 7.8125], 'FaceColor',[0 0 0]);
rectangle('Position',[265.625 -398.438 7.8125 7.8125], 'FaceColor',[1 1 1]);
rectangle('Position',[273.438 -398.438 7.8125 7.8125], 'FaceColor',[0 0 0]);
rectangle('Position',[265.625 -406.25 7.8125 7.8125], 'FaceColor',[1 1 1]);
rectangle('Position',[273.438 -406.25 7.8125 7.8125], 'FaceColor',[0 0 0]);
rectangle('Position',[265.625 -414.062 7.8125 7.8125], 'FaceColor',[1 1 1]);
rectangle('Position',[273.438 -414.062 7.8125 7.8125], 'FaceColor',[0 0 0]);
rectangle('Position',[265.625 -421.875 7.8125 7.8125], 'FaceColor',[1 1 1]);
rectangle('Position',[273.438 -421.875 7.8125 7.8125], 'FaceColor',[0 0 0]);
rectangle('Position',[265.625 -429.688 7.8125 7.8125], 'FaceColor',[1 1 1]);
rectangle('Position',[273.438 -429.688 7.8125 7.8125], 'FaceColor',[0 0 0]);
rectangle('Position',[265.625 -437.5 7.8125 7.8125], 'FaceColor',[1 1 1]);
rectangle('Position',[273.438 -437.5 7.8125 7.8125], 'FaceColor',[0 0 0]);
rectangle('Position',[265.625 -445.312 7.8125 7.8125], 'FaceColor',[1 1 1]);
rectangle('Position',[273.438 -445.312 7.8125 7.8125], 'FaceColor',[0 0 0]);
rectangle('Position',[265.625 -453.125 7.8125 7.8125], 'FaceColor',[1 1 1]);
rectangle('Position',[273.438 -453.125 7.8125 7.8125], 'FaceColor',[0 0 0]);
rectangle('Position',[265.625 -460.938 7.8125 7.8125], 'FaceColor',[1 1 1]);
rectangle('Position',[273.438 -460.938 7.8125 7.8125], 'FaceColor',[0 0 0]);
rectangle('Position',[265.625 -468.75 7.8125 7.8125], 'FaceColor',[1 1 1]);
rectangle('Position',[273.438 -468.75 7.8125 7.8125], 'FaceColor',[0 0 0]);
rectangle('Position',[265.625 -476.562 7.8125 7.8125], 'FaceColor',[1 1 1]);
rectangle('Position',[273.438 -476.562 7.8125 7.8125], 'FaceColor',[0 0 0]);
rectangle('Position',[265.625 -484.375 7.8125 7.8125], 'FaceColor',[1 1 1]);
rectangle('Position',[273.438 -484.375 7.8125 7.8125], 'FaceColor',[0 0 0]);
X=[466,437.5,406.25,390.625,375,375,312.5,281.25,250,218.75,187.5,156.25,140.625,132.812,125,117.188,109.375,93.75,62.5,31.25,31.25,31.25,31.25,31.25,31.25,31.25,31.25,31.25,31.25,31.25,33,33];
Y=[-466,-437.5,-406.25,-403.125,-390.625,-375,-312.5,-312.5,-306.25,-281.25,-250,-234.375,-226.562,-226.562,-226.562,-226.562,-226.562,-234.375,-250,-281.25,-296.875,-312.5,-328.125,-343.75,-359.375,-375,-390.625,-406.25,-421.875,-437.5,-466,-466];
hold on;
plot(X,Y,'r');
plot(X,Y,'bo');
legend('736.853','Location','southoutside');
